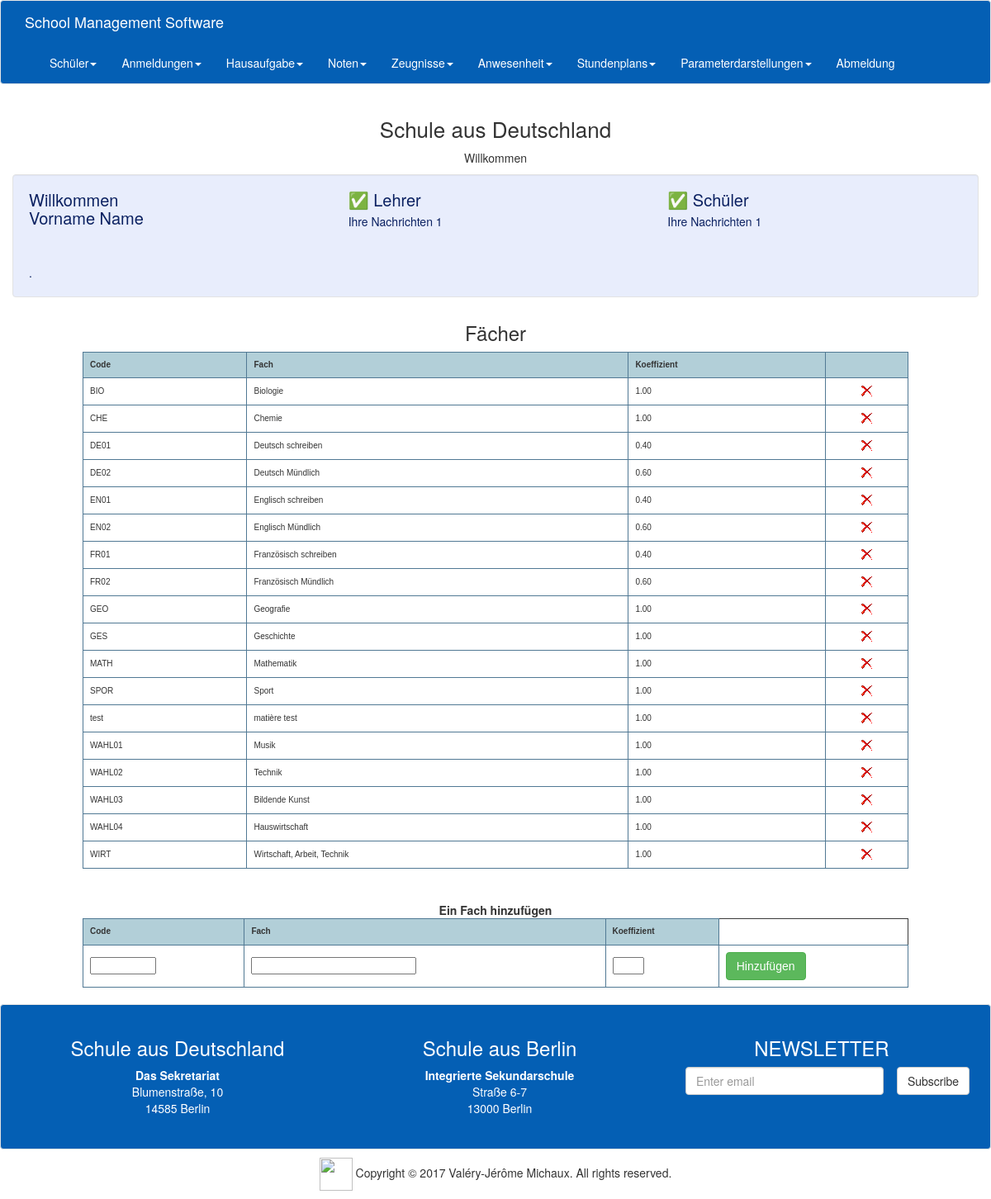
The page /teacher/coefcourse.php (signed in) on the database as committed earlier.
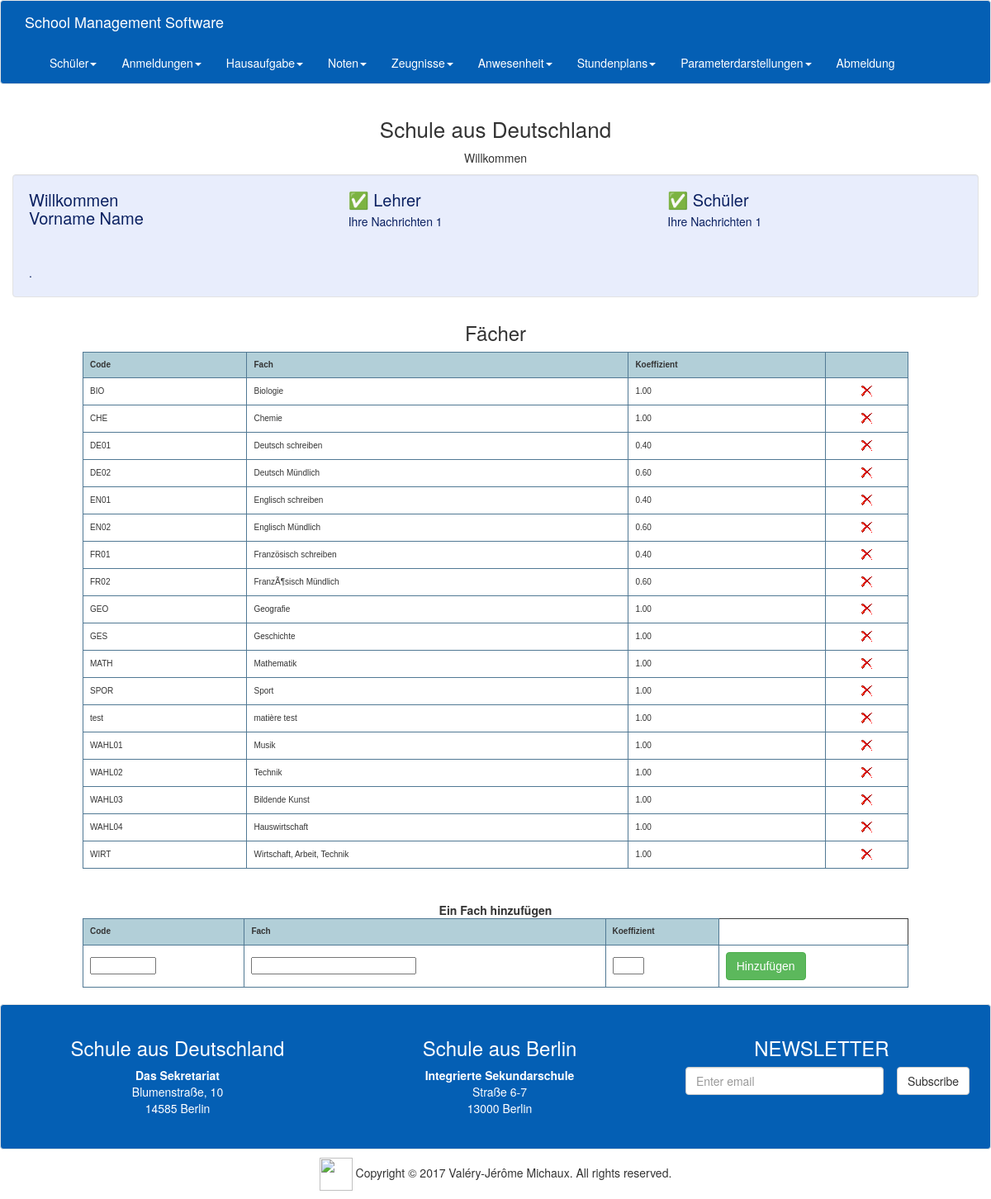
The same page on the database as committed later.
### tables this page shows
CREATE TABLE `course` (
  `code` varchar(30) NOT NULL,
  `name` varchar(30) NOT NULL,
  `coef` float(3,2) NOT NULL,
  `coursegroup` varchar(30) NOT NULL
);

### teacher/coefcourse.php (the view, shortened to what this page needs)
<?php
include 'menuhead.php';
?>
<section>
	<div class="col-lg-12 text-center">
		<h3>Fächer</h3>
	</div>
	<form id="form1" name="form1" method="post">
		<table width="300" border="2" align="center" class="table-style-two">
			<tbody>
				<tr>
					<th><b>Code</b></th>
					<th><b>Fach</b></th>
					<th><b>Koeffizient</b></th>
					<th width="100"><b></b></th>
				</tr>
				<?php
				$dr = mysqli_query($cn, "SELECT * from course");
				while ($ligne = mysqli_fetch_array($dr)) {
					?>
					<tr>
						<td>
							<?php echo addslashes($ligne[0]); ?>
						</td>
						<td>
							<?php echo addslashes($ligne[1]); ?>
						</td>
						<td>
							<?php echo addslashes($ligne[2]); ?>
						</td>
						<td>
							<center><button type="submit" name="submit" value="<?php echo $ligne[0]; ?>" class="btImg"><img
										src="../img/b_drop.png" /></button></center>
						</td>
					</tr>
					<?php
				}
				?>
			</tbody>
		</table>
		<BR><BR>
		<center><b>Ein Fach hinzufügen</b></center>
		<table width="40%" border="2" align="center" class="table-style-two">
			<tbody>
				<tr>
					<th><b>Code</b></th>
					<th><b>Fach</b></th>
					<th><b>Koeffizient</b></th>
				</tr>
				<tr>
					<td><input name="t1" type="texte" id="t1" size="10"></td>
					<td><input name="t2" type="texte" id="t1" size="30"></td>
					<td><input name="t3" type="texte" id="t1" size="3"></td>
					<td><input name="b1" type="submit" id="b1" class="btn btn-success" value="Hinzufügen"></td>
				</tr>
			</tbody>
		</table>
	</form>
</section>
<?php
include 'menubottom.php';
?>

Rows that differ between the two databases and show on the page:
changed course "FR02": name "Französisch Mündlich" → "FranzÃ¶sisch Mündlich"
